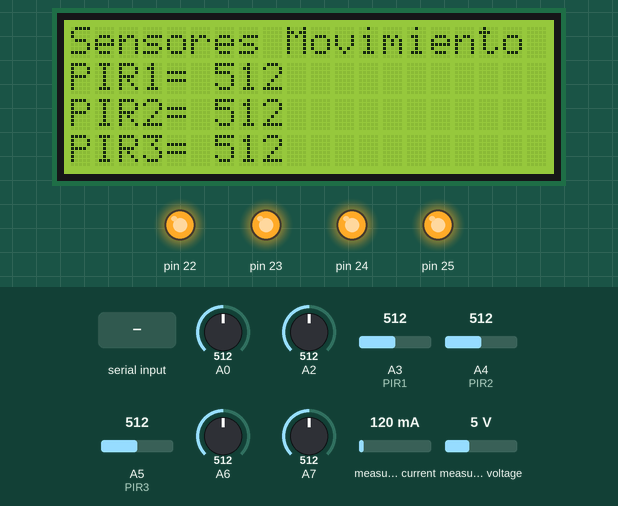
Recording of a sketch running on a simulated Arduino Mega 2560, built with avr-gcc and run on an emulated ATmega2560. On the bench: 20×4 character LCD, output pins drawn as LEDs (lit = HIGH). Inputs (shaded band) come from the test bench; at power-on: A6 = 512, measured current 120 mA, A0 = 512, A2 = 512, A3 (PIR1) = 512, A4 (PIR2) = 512, A5 (PIR3) = 512, A7 = 512, measured voltage 5 V. What the sketch prints to the serial monitor is not drawn.

Above: at 3.3 s.
3.4 s: "7" received over the second serial link
At 7.4 s:
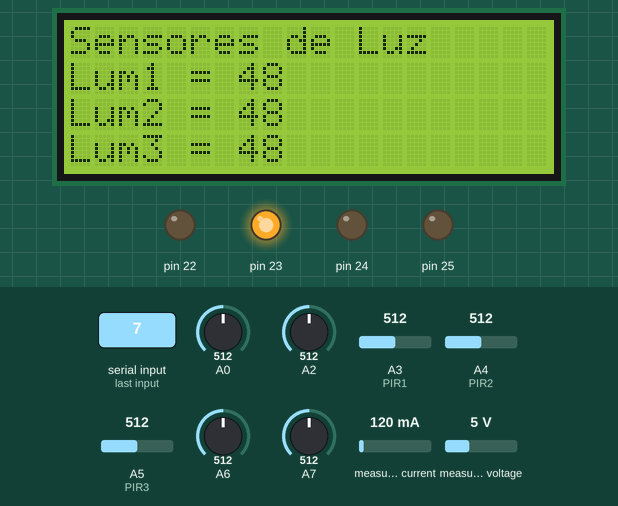
8.4 s: "3" received over the second serial link
At 13.0 s:
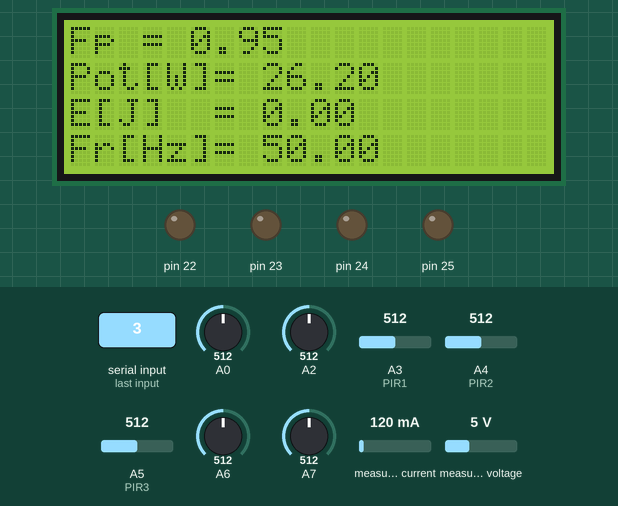
16.0 s: "2" received over the second serial link
At 17.7 s:
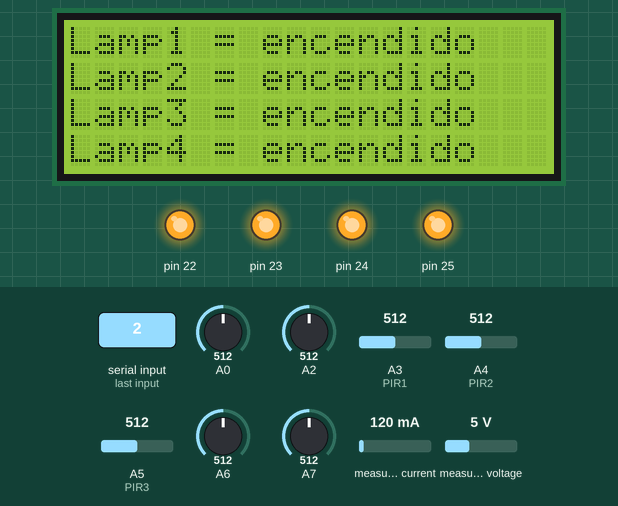
22.3 s: A6 set to 733
At 25.8 s:
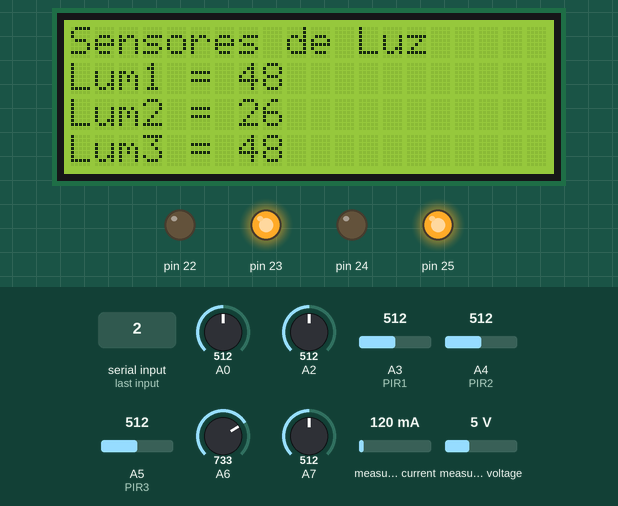
26.5 s: A6 set to 755
At 31.2 s:
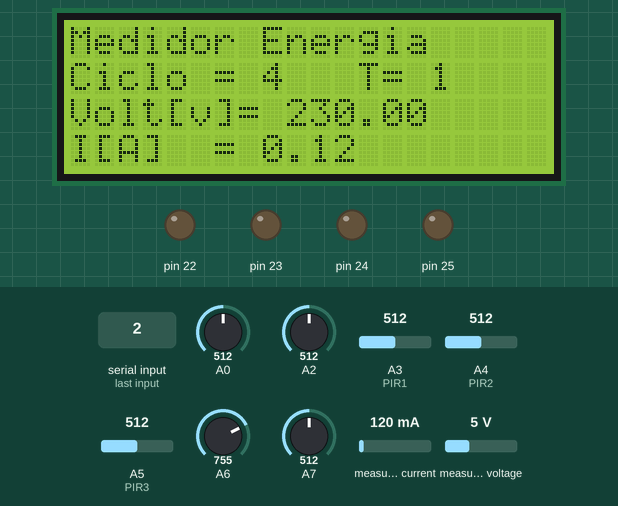
32.9 s: measured current set to 40 mA
At 36.4 s:
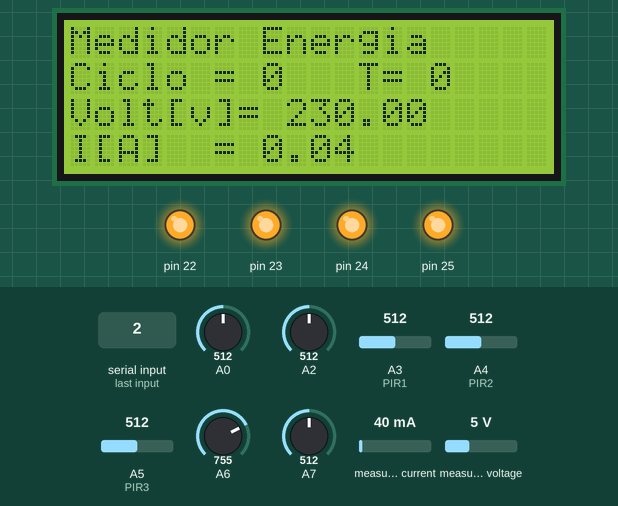
Timing chart, 0 to 37.9 s (numbered marks = the images above; inputs shaded):
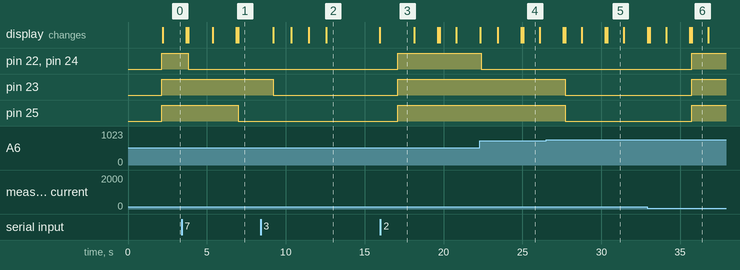

Measured:
- the behaviour switches between 740 and 741 on A6 (found by bisection; images 4 and 5)
- after the input at 3.4 s, pin 25: HIGH → LOW after 3.6 s
- after the input at 8.4 s, pin 23: HIGH → LOW after 0.81 s
- after the input at 16.0 s, pin 22–25: LOW → HIGH after 1.1 s
- after the input at 26.5 s, pin 23, pin 25: HIGH → LOW after 1.2 s
- what the display in image 2 shows lasts 3.3 s, from 12.6 s to 15.9 s
- what the display in image 4 shows lasts 1.1 s, from 25.0 s to 26.1 s

The sketch:

mega3_pir_r4_ldr_app_pzem.ino
```cpp
#include <LiquidCrystal_I2C.h>  //Libreria para control de LCD.
#include <Wire.h>               //Libreria complemento para control de protocolo i2C.
#include <String.h>             //Libreria para manejo de cadena de caracteres.
#include <PZEM004Tv30.h>
#include <Wire.h>

PZEM004Tv30 pzem(&Serial3);
LiquidCrystal_I2C lcd(0x27,20,4); // LCD
String UV = "0";
int luz = "0";
int luz2 = "0";
int luz3 = "0";
String estado1 = "apagado";
String estado2 = "apagado";
String estado3 = "apagado";
String estado4 = "apagado";
int dato=0;
int dato1=0;
int contador2=0;
int muestra=0;

int r1=0;
int r2=0;
int r3=0;
int r4=0;
int distancia=100;

int centinela=0;
int validador=0;
int master=0;
int trabaja=0;
int contador3=0;
void setup()
{
  //analogReference(INTERNAL);
  Serial.begin(115200);
  Serial1.begin(9600);
  Serial2.begin(115200);
  Serial3.begin(9600);
  lcd.init();                       //Inicio de pantalla LCD
  lcd.backlight();                  //Enciende iluminacion de fondo de pantalla LCD
  lcd.setCursor(0, 0);lcd.print("        UCSG        ");
  lcd.setCursor(0, 1);lcd.print("      Proyecto      ");
  lcd.setCursor(0, 2);lcd.print("   Medidor Energia  ");
  lcd.setCursor(0, 3);lcd.print("Por: Carlos Poveda  ");
  delay(2000);
  lcd.clear();
  //Pin programado para relay
  pinMode(22,OUTPUT);
  pinMode(23,OUTPUT);
  pinMode(24,OUTPUT);
  pinMode(25,OUTPUT);
  //Pin programado para relay apagado inicialmente
  digitalWrite(22,HIGH);
  digitalWrite(23,HIGH);
  digitalWrite(24,HIGH);
  digitalWrite(25,HIGH);
  analogReference(INTERNAL1V1); //solo Arduino Mega
}

String readSensor()
{
  String UVIndex = "0";
  int sensorValue = 0;

  sensorValue = analogRead(0);                        //connect UV sensor to Analog 0
  int voltage = (sensorValue * (5.0 / 1023.0))*1000;  //Voltage in miliVolts

  if(voltage<50)
  {
    UVIndex = "0";
  }else if (voltage>50 && voltage<=227)
  {
    UVIndex = "0";
  }else if (voltage>227 && voltage<=318)
  {
    UVIndex = "1";
  }
  else if (voltage>318 && voltage<=408)
  {
    UVIndex = "2";
  }else if (voltage>408 && voltage<=503)
  {
    UVIndex = "3";
  }
  else if (voltage>503 && voltage<=606)
  {
    UVIndex = "4";
  }else if (voltage>606 && voltage<=696)
  {
    UVIndex = "5";
  }else if (voltage>696 && voltage<=795)
  {
    UVIndex = "6";
  }else if (voltage>795 && voltage<=881)
  {
    UVIndex = "7";
  }
  else if (voltage>881 && voltage<=976)
  {
    UVIndex = "8";
  }
  else if (voltage>976 && voltage<=1079)
  {
    UVIndex = "9";
  }
  else if (voltage>1079 && voltage<=1170)
  {
    UVIndex = "10";
  }else if (voltage>1170)
  {
    UVIndex = "11";
  }
  return UVIndex;
}
  /////////////////////////////////////////////////////////////////////
void loop()
{
  //Sensor de movimiento
  int movimiento=analogRead(A3); // PIR1
  int movimiento2=analogRead(A4);// PIR2
  int movimiento3=analogRead(A5);// PIR3
  //Muestra en LCD los estados de los sensores de movimiento
  if (((movimiento>50)||(movimiento2>50)||(movimiento3>50))&&(trabaja!=2))
  {
    lcd.clear();
    lcd.setCursor(0, 0);lcd.print("Sensores Movimiento");
    lcd.setCursor(0, 1);lcd.print("PIR1= "+String(movimiento));
    lcd.setCursor(0, 2);lcd.print("PIR2= "+String(movimiento2));
    lcd.setCursor(0, 3);lcd.print("PIR3= "+String(movimiento3));
    delay(1500);//Bajar nuemro para mayor Velocidad
    lcd.clear();
    trabaja=1;
  }

  contador3++;
  //Para activar la inactividad variable contador3 = inactividad mayor a 5(15 segundos aprox.) setea variable "trabaja=0"
  if((contador3>5)&&(trabaja!=2))
  {
    trabaja=0;
    contador3=0;
  }

  //Lectura de sensor de UV
  UV = readSensor();

  //Lectura de Sensor de Luz1
  luz=(1000-analogRead(A2))/10;
  //lum1=luz*10;
  if(luz<0) luz=0; if(luz>100) luz=100;

  //Lectura de Sensor de Luz2
  luz2=(1000-analogRead(A6))/10;
  if(luz2<0) luz2=0; if(luz2>100) luz2=100;

  //Lectura de Sensor de Luz3
  luz3=(1000-analogRead(A7))/10;
  if(luz3<0) luz3=0; if(luz3>100) luz3=100;


  //Medido de energia
  float voltage = pzem.voltage();
  float current = pzem.current();
  float power = pzem.power();
  float energy = pzem.energy();
  float frequency = pzem.frequency();
  float pf = pzem.pf();


  //Presentacion de datos recopilados en pantalla LCD
  if(muestra<3)
  {
    lcd.clear();
    lcd.setCursor(0, 0);lcd.print("Sensores de Luz");
    lcd.setCursor(0, 1);lcd.print("Lum1 = "+String(luz)+"");
    lcd.setCursor(0, 2);lcd.print("Lum2 = "+String(luz2)+"");
    lcd.setCursor(0, 3);lcd.print("Lum3 = "+String(luz3)+"");
  }
  if(muestra>=3 && muestra<6)
  {
    lcd.clear();
    lcd.setCursor(0, 0);lcd.print("Medidor Energia");
    lcd.setCursor(0, 1);lcd.print("Ciclo = "+String(contador3) + "   T= "+String(trabaja));
    lcd.setCursor(0, 2);lcd.print("Volt[v]= "+String(voltage,2));
    lcd.setCursor(0, 3);lcd.print("I[A]  = "+String(current,2));
  }
  if(muestra>=6 && muestra<9)
  {
    lcd.clear();
    lcd.setCursor(0, 0);lcd.print("Fp = "+String(pf));
    lcd.setCursor(0, 1);lcd.print("Pot[W]= "+String(power,2));
    lcd.setCursor(0, 2);lcd.print("E[J]  = "+String(energy,2));
    lcd.setCursor(0, 3);lcd.print("Fr[Hz]= "+String(frequency));
  }
  //Presenta estados de luminarias encendidas o apagadas
  if(muestra>=9 && muestra<12)
  {
    lcd.clear();
    lcd.setCursor(0, 0);lcd.print("Lamp1 = "+estado1);
    lcd.setCursor(0, 1);lcd.print("Lamp2 = "+estado2);
    lcd.setCursor(0, 2);lcd.print("Lamp3 = "+estado3);
    lcd.setCursor(0, 3);lcd.print("Lamp4 = "+estado4);

  }
  if(muestra>=12){muestra=0;}
  muestra++;


    //Encendido de relay desde APP android recepcion de comandos
  if (Serial1.available() > 0)
  {
     dato1 = Serial1.read();
     if(dato1=='2')
     {
      digitalWrite(22,HIGH);
      estado1="apagado";
      r1=0;
      trabaja=0;

     }
     if(dato1=='1')
     {
      digitalWrite(22,LOW);
      estado1="encendido";
      r1=1;
      trabaja=2;
     }

     if(dato1=='4')
     {
      digitalWrite(23,HIGH);
      estado2="apagado";
      r2=0;
      trabaja=0;
     }
     if(dato1=='3')
     {
      digitalWrite(23,LOW);
      estado2="encendido";
      r2=1;
      trabaja=2;
     }

      if(dato1=='6')
     {
      digitalWrite(24,HIGH);
      estado3="apagado";
      r3=0;
      trabaja=0;
     }
     if(dato1=='5')
     {
      digitalWrite(24,LOW);
      estado3="encendido";
      r3=1;
      trabaja=2;
     }
     if(dato1=='8')
     {
      digitalWrite(25,HIGH);
      estado4="apagado";
      r4=0;
      trabaja=0;
     }
     if(dato1=='7')
     {
      digitalWrite(25,LOW);
      estado4="encendido";
      r4=1;
      trabaja=2;
     }
     if(dato1=='9')
     {
      digitalWrite(22,LOW);
      digitalWrite(23,LOW);
      digitalWrite(24,LOW);
      digitalWrite(25,LOW);
      estado1="encendido";
      estado2="encendido";
      estado3="encendido";
      estado4="encendido";
      r1=1;
      r2=1;
      r3=1;
      r4=1;
      trabaja=2;
     }
     if(dato1=='A')
     {
      digitalWrite(22,HIGH);
      digitalWrite(23,HIGH);
      digitalWrite(24,HIGH);
      digitalWrite(25,HIGH);
      estado1="apagado";
      estado2="apagado";
      estado3="apagado";
      estado4="apagado";
      r1=0;
      r2=0;
      r3=0;
      r4=0;
      trabaja=0;
     }
     dato1=0;
  }


  //Se activa cuando movimiento y los sensores de luz estan entre 25 y 50 culquiera de ellos
  //Estas variables deben ser cambiadas tanto luz, luz2 , luz3
  if(trabaja==1)
  {
    if(((luz>25)||(luz2>25)||(luz3>25))&&((luz<=50)||(luz2<=50)||(luz3<=50)))
    {
      digitalWrite(22,LOW);
      digitalWrite(24,LOW);
      estado1="encendido";
      estado3="encendido";
      r1=1;
      r3=1;
      Serial1.println("A@#;_");//comando para presentar mensaje en APP
    }
    if(((luz<=25)||(luz2<=25)||(luz3<=25)))
    {
      digitalWrite(22,LOW);
      digitalWrite(23,LOW);
      digitalWrite(24,LOW);
      digitalWrite(25,LOW);
      estado1="encendido";
      estado2="encendido";
      estado3="encendido";
      estado4="encendido";
      r1=1;
      r2=1;
      r3=1;
      r4=1;
      Serial1.println("B@#;_");//comando para presentar mensaje en APP
    }
  }
  //Se apagan las luces por falta de actividad en la oficina no hay control master
  //no hay personas
  if(trabaja==0)
  {
    digitalWrite(22,HIGH);
    digitalWrite(23,HIGH);
    digitalWrite(24,HIGH);
    digitalWrite(25,HIGH);
    estado1="apagado";
    estado2="apagado";
    estado3="apagado";
    estado4="apagado";
    r1=0;
    r2=0;
    r3=0;
    r4=0;
    Serial1.println("a@#;_");//comando para presentar mensaje en APP
  }
  /////////////////////////////////////////////////////////////////////
  /////////////////////////////////////////////////////////////////////
  //envio de datos a Arduino ESP32 contador2=10 es cada 10segundos se recomienda cada 60
  if ((contador2>300)||(validador==0))
  {
    Serial.println(String(UV)+"@"+String(luz)+"@"+String(voltage)+"@"+String(current)+"@"+String(power)+"@"+String(energy)+"@"+String(frequency)+"@"+String(pf)+"@");
    Serial2.println(String(UV)+"@"+String(luz)+"@"+String(voltage)+"@"+String(current)+"@"+String(power)+"@"+String(energy)+"@"+String(frequency)+"@"+String(pf)+"@");
    delay(500);//Bajar nuemro para mayor Velocidad
    Serial2.println(String(UV)+"@"+String(luz)+"@"+String(voltage)+"@"+String(current)+"@"+String(power)+"@"+String(energy)+"@"+String(frequency)+"@"+String(pf)+"@");
    contador2=0;
    validador=1;
  }
  contador2++;
  delay(1000);//Bajar nuemro para mayor Velocidad
}
```
